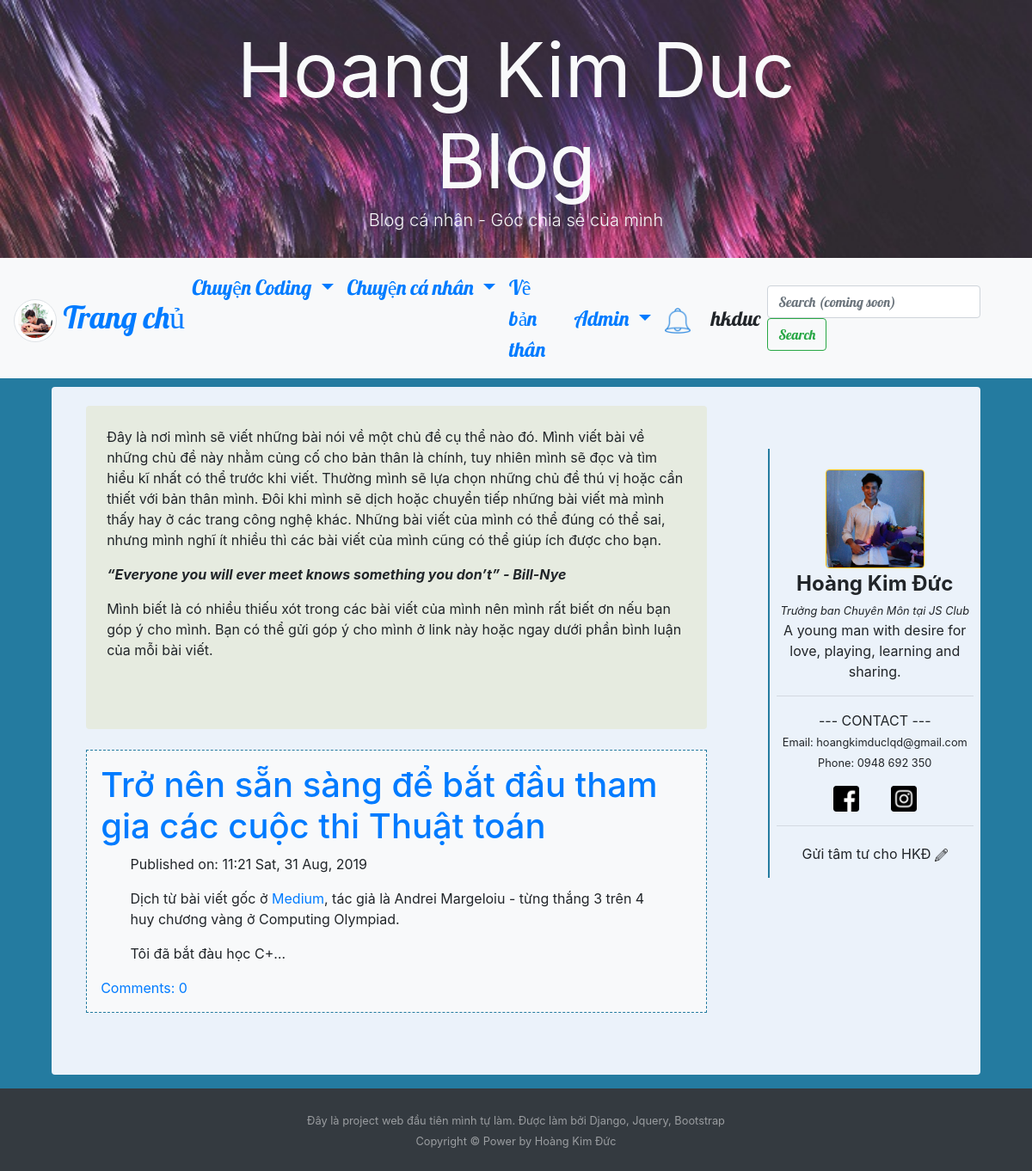
The page /chu-de-cong-nghe/ (signed in) on the database its author committed.
### blog/models.py (models this page shows, shortened)
class Description(models.Model):
   text = models.TextField()

class Post(models.Model):
   author = models.ForeignKey('auth.User', on_delete=models.CASCADE)
   title = models.CharField(max_length=200)
   text = models.TextField()
   create_date = models.DateTimeField(default=timezone.now)
   published_date = models.DateTimeField(blank=True,null=True)
   tag = models.CharField(choices=tag_list, max_length=20, default='tag1')
   view = models.IntegerField(default=0)

### blog/views.py (the view)
class Tag2ListView(ListView):
   model = Post
   def get_queryset(self):
      return Post.objects.filter(published_date__lte=timezone.now(), tag='tag2').order_by('-published_date')
   def get_context_data(self, **kwargs):
      ctx = super(ListView, self).get_context_data(**kwargs)
      ctx['Description'] = Description.objects.get(pk=2)
      ctx['Notification'] = Notification.objects.order_by('-time')
      return ctx

### blog/models.py (called while the page is built)
   def __str__(self):
      template = f'{self.person} {self.action} {self.post_title}'
      return template

### blog/templates/blog/post_list.html (shortened to what this page needs)
{% extends "blog/base.html" %}
{% block content %}
<div class="centerstage">
   <div style="background-color: #E6EBE0;" class="p-4 rounded">
         {{ Description.text|safe }}
   </div>
   {% for post in post_list %}
   <br>
   <div class="post p-3 bg-light">
      <h1><a href="{% url 'post_detail' pk=post.pk %}">{{post.title}}</a></h1>
      <div class="blog_posts date">
         <p>Published on: {{post.published_date|date:"G:i D, d M, Y"}}</p>
         <p class="postcontent">{{ post.text|safe|linebreaksbr|truncatechars:256 }}</p>
      </div>
      <a href="{% url 'post_detail' pk=post.pk %}">Comments: {{ post.comments.count }}</a>
   </div>
   {% endfor %}
</div>
{% endblock content %}

### blog/templates/blog/base.html (shortened to what this page needs)
<!DOCTYPE html>
{% load staticfiles %}
<html lang="en" dir="ltr">
<head>
   <link rel="stylesheet" href="https://maxcdn.bootstrapcdn.com/bootstrap/4.3.1/css/bootstrap.min.css">
   <link rel="stylesheet" href="//cdn.jsdelivr.net/npm/medium-editor@latest/dist/css/medium-editor.min.css" type="text/css"
      media="screen" charset="utf-8">
   <link rel="stylesheet" href="{% static 'css/blog.css' %}">
</head>
<body>
   <link rel="stylesheet" href="https://maxcdn.bootstrapcdn.com/font-awesome/4.7.0/css/font-awesome.min.css">
   <section class=" align-items-center d-flex bg-dark"
      style="height:25vmin; background-size: cover; background-image: url(/static/images/base/header.jpg);">
      <div class="container-fluid">
         <div class="row  justify-content-center align-items-left d-flex text-center h-100">
            <div class="col-12 col-md-8 mt-4 h-50 ">
               <h1 class="display-2  text-light mb-auto mt-auto"><strong>Hoang Kim Duc Blog</strong> </h1>
               <p class="lead  text-light mb-4">Blog cá nhân - Góc chia sẻ của mình</p>
            </div>
         </div>
      </div>
   </section>
   <nav class="navbar navbar-expand-lg bg-light techfont">
      <a class="navbar-brand bigbrand" href="{% url 'post_list' %}"><img style="height: 50px; width: 50px;"
            class="img-thumbnail rounded-circle" src="{% static 'images/base/brand.jpg' %}"> Trang chủ</a>
      <div class="collapse navbar-collapse" id="navbarSupportedContent">
         <ul class="navbar-nav mr-auto">
            <li class="nav-item dropdown">
               <a class="nav-link dropdown-toggle" href="#" id="navbarDropdown" role="button" data-toggle="dropdown"
                  aria-haspopup="true" aria-expanded="false">
                  Chuyện Coding
               </a>
            </li>
            <li class="nav-item dropdown">
               <a class="nav-link dropdown-toggle" href="#" id="navbarDropdown" role="button" data-toggle="dropdown"
                  aria-haspopup="true" aria-expanded="false">
                  Chuyện cá nhân
               </a>
            </li>
            <li class="nav-item active">
               <a class="nav-link" href="{% url 'about' %}">Về bản thân <span class="sr-only">(current)</span></a>
            </li>
         </ul>
         <ul class="navbar-nav navbar-right">
            {% if user.is_authenticated %}
            <li class="nav-item dropdown">
               <a class="nav-link dropdown-toggle" href="#" id="adminDropdown" role="button" data-toggle="dropdown"
                  aria-haspopup="true" aria-expanded="false">
                  Admin
               </a>
            </li>
            <li class="nav-item pr-2 mt-auto mb-auto dropdown">
               <a class="nav-link" href="#" id="NotificationDropdown"
                   role="button" data-toggle="dropdown"
                  aria-haspopup="true" aria-expanded="false">
                  <img style="height: 30px" src="{% static 'icons/bell.png' %}">
               </a>
            </li>
            <li class="nav-item"><a class="nav-link">{{user.username}}</a></li>
            {% else %}
            <li class="nav-item "><a class="nav-link" href="{% url 'login' %}">
               <img style="height:25px; width:25px;" src="{% static 'icons/admin.png' %}" alt="">
            </a></li>
            {% endif %}
         </ul>
         <form class="form-inline my-2 my-lg-0">
            <input class="form-control mr-sm-2" type="search" placeholder="Search (coming soon)" aria-label="Search">
            <button class="btn btn-outline-success my-2 my-sm-0" type="submit">Search</button>
         </form>
      </div>
   </nav>
   <div class="content rounded mb-3">
      <div class="row mt-3">
         <div class="col-lg-9">
            <div class="blog_posts">
               {% block content %}
               {% endblock content %}
            </div>
         </div>
         <div class="col-lg-3 text-center">
            <div class="sidebar sticky-top">
               <div class="profile pr-2 pl-2 verticalline">
                  <img class="w-50 rounded border border-warning" src="{% static 'images/base/icon.jpg' %}" alt=""><br>
                  <b class="bigbrand">Hoàng Kim Đức</b> <br>
                  <em><small>Trưởng ban Chuyên Môn tại JS Club</small></em>
                  <p>A young man with desire for love, playing, learning and sharing.</p>
                  <hr>
                  <p>--- CONTACT ---<br>
                     <small>Email: hoangkimduclqd@gmail.com</small><br>
                     <small>Phone: 0948 692 350</small>
                     <div>
                        <a style="display: inline;" class="nav-link" href="https://www.facebook.com/hokiduc"
                           target="_blank" rel="noopener noreferrer">
                           <img style="height:30px; width:30px;" src="{% static 'icons/facebook.png' %}" alt="">
                        </a>
                        <a style="display: inline;" class="nav-link" href="https://www.instagram.com/kimduwsc/"
                           target="_blank" rel="noopener noreferrer">
                           <img style="height:30px; width:30px;" src="{% static 'icons/instagram.png' %}" alt="">
                        </a>
                     </div>
                  </p>
                  <hr>
                  <a class="dropdown-item" href="#">Gửi tâm tư cho HKĐ
                     <img style="height: 15px" src="{% static 'icons/letter.png' %}">
                  </a>
               </div>
            </div>
         </div>
      </div>
      <br><br><br>
   </div>
   <footer id="sticky-footer" class="py-4 bg-dark text-white-50">
      <div class="container text-center">
         <small>Đây là project web đầu tiên mình tự làm. Được làm bởi Django, Jquery, Bootstrap
            <br>Copyright &copy; Power by Hoàng Kim Đức</small>
      </div>
   </footer>
</body>
</html>

### blog/static/css/blog.css (style rules this page uses)
body { background-color: #247BA0; }
.content { background-color: #EBF2FA; width: 90%; margin-left: auto; margin-right: auto; padding-top: 0.5%; }
.blog_posts { width: 90%; margin-left: auto; margin-right: auto; }
.techfont { font-family: 'Lobster', cursive; font-size: 1.5em; margin-bottom: 10px; }
.bigbrand { font-size: 1.5em }
.centerstage { margin-left: auto; margin-right: auto; }
.postcontent { font-family: 'Noto Sans', sans-serif; }
.post { border: 1px dashed #247BA0 }
.verticalline { border-left: 2px solid #247BA0; }
.profile { padding-top: 10%; padding-bottom: 5% }
.sidebar { padding-top: 20% }
html, body { height: 100%; }
body { flex-direction: column; }
.content { flex: 1 0 auto; }

### rows shown on the page
Description: text "Đây là nơi mình sẽ viết những bài nói về một chủ đề cụ thể nào đó. Mình viết bài về những chủ đề này nhằm củng cố cho bản thân là chính, tuy nhiên mình sẽ đọc và tìm hiểu kĩ nhất có thể trước khi viết. Thường mình sẽ lựa chọn những chủ đề thú vị hoặc cần thiết với bản thân mình. Đôi khi mình sẽ dịch hoặc chuyển tiếp những bài viết mà mình thấy hay ở các trang công nghệ khác. Những bài viết của mình có thể đúng có thể sai, nhưng mình nghĩ ít nhiều thì các bài viết của mình cũng có thể giúp ích được cho bạn. “Everyone you will ever meet knows something you don’t” - Bill-Nye Mình biết là có nhiều thiếu xót trong các bài viết của mình nên mình rất biết ơn nếu bạn góp ý cho mình. Bạn có thể gửi…"
Post: title "Trở nên sẵn sàng để bắt đầu tham gia các cuộc thi Thuật toán", published_date "11:21 Sat, 31 Aug, 2019", text "Dịch từ bài viết gốc ở Medium , tác giả là Andrei Margeloiu - từng thắng 3 trên 4 huy chương vàng ở Computing Olympiad. Tôi đã bắt đàu học C+…", comments.count "0"

### other values the page prints
{{ user.username }} "hkduc"
